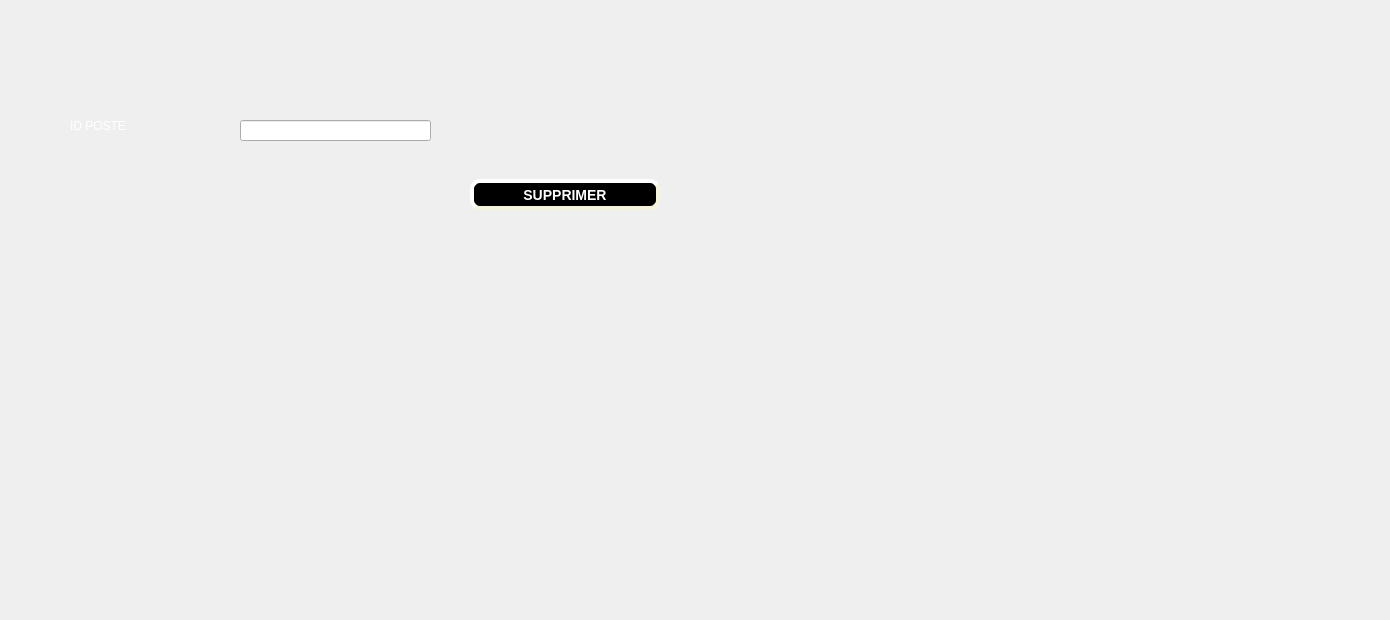
          <widget class="QWidget" name="tab_7">
           <attribute name="title">
            <string>supprimer</string>
           </attribute>
           <widget class="QPushButton" name="SUPPRIMER8BUTTON_2">
            <property name="geometry">
             <rect>
              <x>470</x>
              <y>179</y>
              <width>190</width>
              <height>31</height>
             </rect>
            </property>
            <property name="styleSheet">
             <string notr="true">background-color: rgb(0, 0, 0);
color: rgb(255, 255, 255);
     border-style: outset;
     border-width: 4px;
     border-radius: 10px;
     border-color: beige;
     font: bold 14px;
     min-width: 10em;
     padding: 6px</string>
            </property>
            <property name="text">
             <string>SUPPRIMER</string>
            </property>
           </widget>
           <widget class="QLabel" name="label_11">
            <property name="geometry">
             <rect>
              <x>70</x>
              <y>110</y>
              <width>151</width>
              <height>31</height>
             </rect>
            </property>
            <property name="styleSheet">
             <string notr="true">color: rgb(255, 255, 255);</string>
            </property>
            <property name="text">
             <string>ID POSTE</string>
            </property>
           </widget>
           <widget class="QLineEdit" name="line_id_supp">
            <property name="geometry">
             <rect>
              <x>240</x>
              <y>120</y>
              <width>191</width>
              <height>21</height>
             </rect>
            </property>
            <property name="focusPolicy">
             <enum>Qt::ClickFocus</enum>
            </property>
            <property name="styleSheet">
             <string notr="true">font: 10pt &quot;MS Shell Dlg 2&quot;;</string>
            </property>
           </widget>
           <widget class="QLabel" name="label_103">
            <property name="geometry">
             <rect>
              <x>-80</x>
              <y>-70</y>
              <width>1381</width>
              <height>611</height>
             </rect>
            </property>
            <property name="text">
             <string/>
            </property>
            <property name="pixmap">
             <pixmap resource="image.qrc">:/panneau-clap-film-fond-rose-pour-equipement-tournage_9555-779.jpg</pixmap>
            </property>
            <property name="scaledContents">
             <bool>true</bool>
            </property>
           </widget>
           <zorder>label_103</zorder>
           <zorder>SUPPRIMER8BUTTON_2</zorder>
           <zorder>label_11</zorder>
           <zorder>line_id_supp</zorder>
          </widget>
